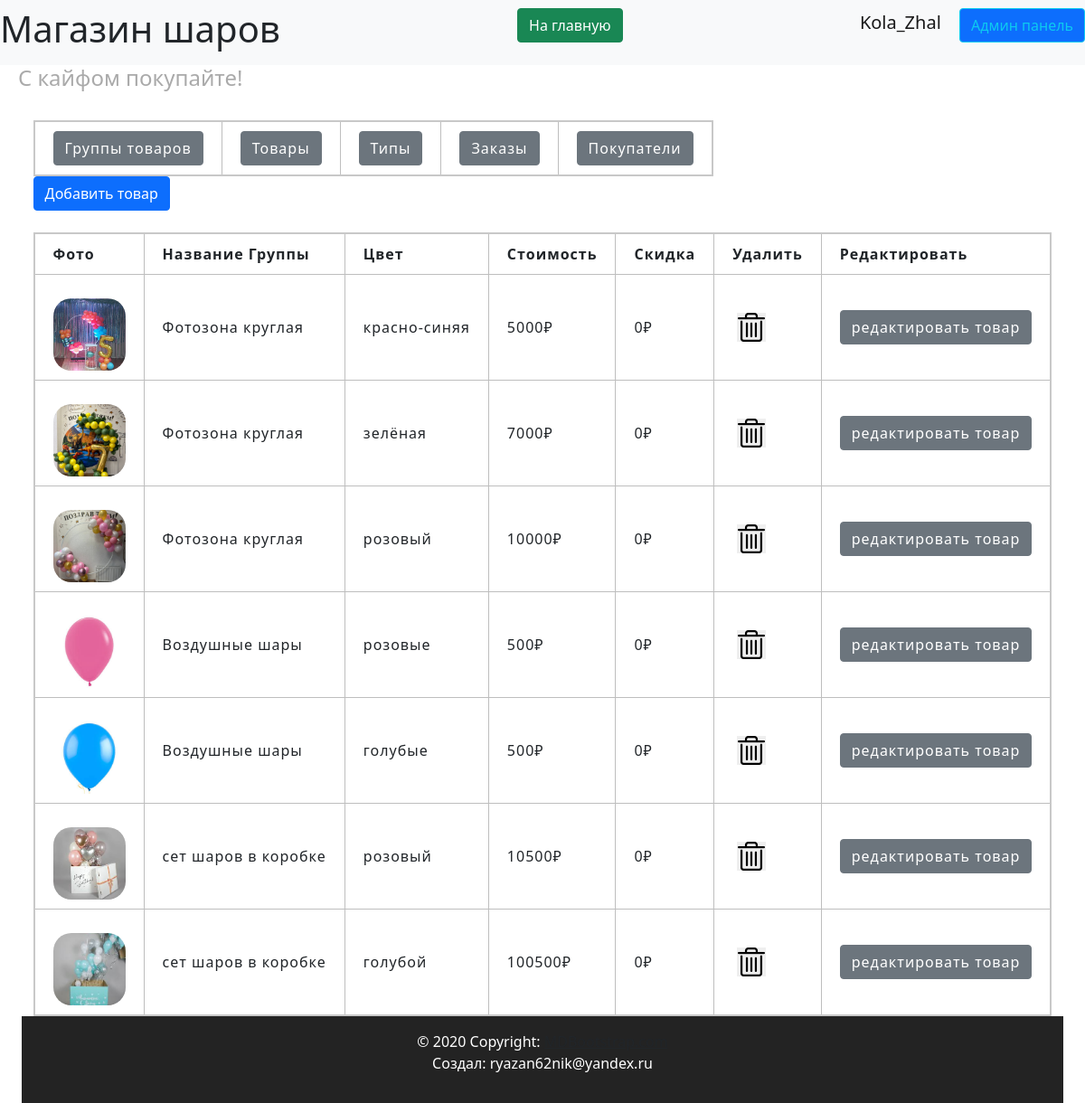
/admin/products (signed in), run on the app's committed database.
### data/users.py (models this page shows, shortened)
class User(SqlAlchemyBase, UserMixin, SerializerMixin):
    __tablename__ = 'users'
    id = sqlalchemy.Column(sqlalchemy.Integer,
                           primary_key=True, autoincrement=True)
    name = sqlalchemy.Column(sqlalchemy.String, nullable=True)
    tel = sqlalchemy.Column(sqlalchemy.String, nullable=True)
    email = sqlalchemy.Column(sqlalchemy.String,
                              index=True, unique=True, nullable=True)
    hashed_password = sqlalchemy.Column(sqlalchemy.String, nullable=True)
    created_date = sqlalchemy.Column(sqlalchemy.DateTime,
                                     default=datetime.datetime.now)
    basket = sqlalchemy.Column(sqlalchemy.String, default='{}')
    admin = sqlalchemy.Column(sqlalchemy.Boolean, default=False)
    tg_id = sqlalchemy.Column(sqlalchemy.String, nullable=True)
    confirmed = sqlalchemy.Column(sqlalchemy.Boolean, default=False)
    address = sqlalchemy.Column(sqlalchemy.String, nullable=True)
    orders = orm.relationship("Order", back_populates='user')

### data/products.py (models this page shows, shortened)
class Products(SqlAlchemyBase, SerializerMixin):
    __tablename__ = 'products'
    id = sqlalchemy.Column(sqlalchemy.Integer,
                           primary_key=True, autoincrement=True)
    color = sqlalchemy.Column(sqlalchemy.String, nullable=True)
    sale = sqlalchemy.Column(sqlalchemy.Integer, nullable=True)
    cost = sqlalchemy.Column(sqlalchemy.Integer)
    remains = sqlalchemy.Column(sqlalchemy.Integer, nullable=True)
    img = sqlalchemy.Column(sqlalchemy.String, default='0_0_0_none.jpg')
    product_group_id = sqlalchemy.Column(sqlalchemy.Integer, sqlalchemy.ForeignKey("product_group.id"))
    product_group = orm.relationship('ProductGroup')

### data/products_group.py (models this page shows, shortened)
class ProductGroup(SqlAlchemyBase, SerializerMixin):
    __tablename__ = 'product_group'
    id = sqlalchemy.Column(sqlalchemy.Integer,
                           primary_key=True, autoincrement=True)
    title = sqlalchemy.Column(sqlalchemy.String, nullable=True)
    description = sqlalchemy.Column(sqlalchemy.String, nullable=True)
    type = sqlalchemy.Column(sqlalchemy.Integer, sqlalchemy.ForeignKey("types.id"))
    type_relation = orm.relationship('Types')
    products = orm.relationship("Products", back_populates='product_group')

### server.py (the view)
@app.route('/admin/products', methods=['GET', 'POST'])
@login_required
def admin_products():
    if current_user.admin:
        db_sess = db_session.create_session()
        products = db_sess.query(Products).all()
        for product in products:
            if product.img:
                product.img = product.img.split(', ')
        return render_template('pages/admin_products.html', title='Админ панель',
                               products=products)
    else:
        return render_template('pages/no_rights.html')

### data/db_session.py (called while the page is built)
def create_session() -> Session:
    global __factory
    return __factory()

### server.py (called while the page is built)
@login_manager.user_loader
def load_user(user_id):
    db_sess = db_session.create_session()
    return db_sess.query(User).get(user_id)

### templates/pages/admin_products.html (shortened to what this page needs)
{% extends "pages/base_admin.html" %}
{% block admincontent %}
<div>
    {% if current_user.is_authenticated %}
    <a href="/admin/add-product" class="btn btn-primary">Добавить товар</a>
    {% endif %}
</div>
<br>
<div>
    <table>
        <tr>
            <th>Фото</th>
            <th>Название Группы</th>
            <th>Цвет</th>
            <th>Стоимость</th>
            <th>Скидка</th>
            <th>Удалить</th>
            <th>Редактировать</th>
        </tr>
        {% for product in products %}
        <tr>
            <td id="imgTd">
                {% if product.img%}
                <img src="../static/img/products/{{product.img[0]}}" class="admin-img-delete"
                     alt="404 картинка не нашлась(">
                {%else%}
                <img class="admin-img-delete" src="../static/img/products/none.jpg"
                     alt="404 картинка не нашлась("/>
                {%endif%}
            </td>
            <td>{{ product.product_group.title }}</td>
            <td>{{ product.color }}</td>
            <td>{{ product.cost }}₽</td>
            <td>{{ product.sale }}₽</td>
            <td>
                <button type="submit" onclick="show_me({{product.id}}, 'products');" class="delete-button">
                </button>
            </td>
            <td>
                <a href="/admin/edit-product/{{product.id}}" class="btn btn-secondary">редактировать товар</a>
            </td>
        </tr>
        {% endfor %}
    </table>
</div>
{% endblock %}

### templates/includes/header.html
<header>
    <nav class="navbar navbar-light bg-light">
        <h1> Магазин шаров</h1>
        <p align="right">
            <a href="/index" class="btn btn-success"> На главную </a>
        </p>
        {% if current_user.is_authenticated %}
        <p align="right">
            <a class="navbar-brand" href="/logout">{{ current_user.name }}</a>
            {% if current_user.admin%}
            <a class="btn btn-primary btn btn-outline-info mr-2" href="/admin/products">Админ панель</a>
            {% endif %}
            {% else %}
        <p align="right">
            <a class="btn btn-primary " href="/register">Зарегистрироваться</a>
            <a class="btn btn-success" href="/login">Войти</a>
        </p>
        {% endif %}
    </nav>
    <h4 align="left">С кайфом покупайте!</h4>
</header>

### static/css/header.css (style rules this page uses)
:root { --main-color: #0179FA; --second-color: white; }

### static/css/footer.css (style rules this page uses)
:root { --main-color: #111111; --second-color: white; }

### static/css/style.css (style rules this page uses)
:root { --main-color: #0179FA; --second-color: #ffffff; --thirdly_color: #629ee3; }
body { background-color: var(--second-color); }

### static/css/mystyle.css (style rules this page uses)
html { --firstly-color: white; --secondary-color: rgba(91, 82, 212, 0.837); --thirdly-color: rgb(99, 96, 105); --fourly-color: rgb(144, 182, 242); --black: rgb(35, 35, 35); --dark-blue: #12191D; --white: #FFFFFF; --green: #33FF00; --caribbean: #00E197; --light-green: #8EEF8C; --turquoise: #12EEFF; --pink: #F053D5; --red: #FE785A; --gray-900: #0C1114; --gray-700: #242A2C; --gray-650: #495257; --gray-600: #424B4F; --gray-500: #495257; --gray-300: #8D979E; --gray-200: #ACB4B9; --gray-150: #AEB6BB; --gray-100: #EEF1F3; --gray-50: #F6F8F9; }
h4 { padding-left: 20px; color: #aaaaaa; }
.admin-img-delete { width: 10vh; height: 10vh; border-radius: 20px; object-fit: cover; margin-top: 2vh; }
.delete-button { width: 4vh; height: 4vh; border: none; background-image: url('../img/system/admin_del_item.png'); background-size: cover; margin: 5px 5px; }
table { border-collapse: collapse; border: 2px solid rgb(200, 200, 200); letter-spacing: 1px; }
td, th { border: 1px solid rgb(190, 190, 190); padding: 10px 20px; }
body { margin: 0; padding: 0; text-align: center; }

### data on the page
User: name "Kola_Zhal"
Products: img (picture), product_group "Фотозона круглая", color "красно-синяя", cost "5000", sale "0"
Products: img (picture), product_group "Фотозона круглая", color "зелёная", cost "7000", sale "0"
Products: shows a picture, product_group "Фотозона круглая", color "розовый", cost "10000", sale "0"
Products: shows a picture, product_group "Воздушные шары", color "розовые", cost "500", sale "0"
Products: shows a picture, product_group "Воздушные шары", color "голубые", cost "500", sale "0"
Products: shows a picture, product_group "сет шаров в коробке", color "розовый", cost "10500", sale "0"
Products: shows a picture, product_group "сет шаров в коробке", color "голубой", cost "100500", sale "0"
